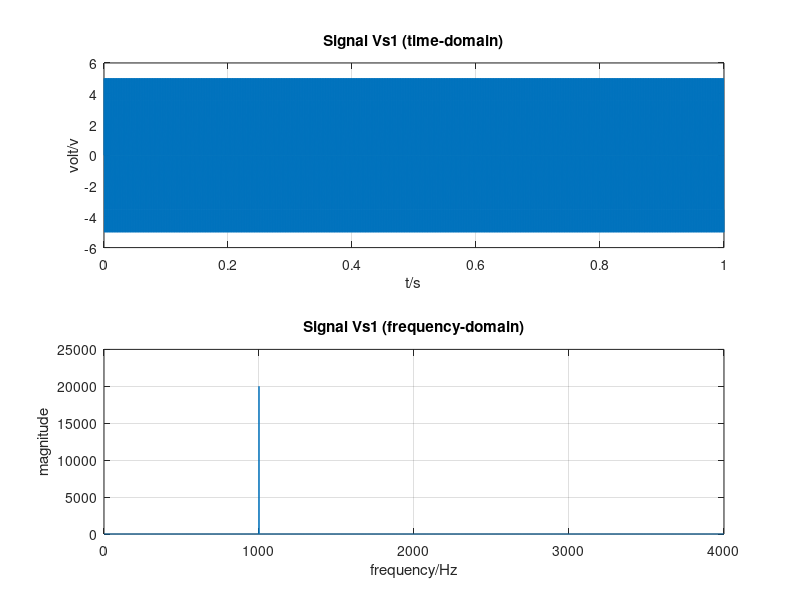

This figure's MATLAB source: (Note: this script raises an error after producing the figure.)
close all; clear all;

%% Generate signal Vs1
% parameter
fs = 8000;                                                                  % sampling frequency in Hz
f = 1000;                                                                   % frequency of signal Vs1 in Hz
A = 5;                                                                      % amplitude of signal Vs1 in watts
t = 0:1/fs:1-1/fs;                                                          % length of x-axis

% generate signal Vs1
Vs1 = A*sin(2*pi*f*t);                                                      

% plot Vs1 in time domain
figure;
subplot(2,1,1);
plot(t, Vs1);
title('Signal Vs1 (time-domain)');
xlabel('t/s'); ylabel('volt/v'); grid on;

% plot Vs1 in frequency domain
N = length(Vs1);                                                            % length of signal Vs1
fftVs1 = fft(Vs1);                                                         
fax_Hz = (0:N-1)*(fs/N);                                                    % frequency axis
subplot(2,1,2);
plot(fax_Hz(1:ceil(N/2)), abs(fftVs1(1:ceil(N/2))));                        % plot single sided frequency spectrum
title('Signal Vs1 (frequency-domain)');
xlabel('frequency/Hz'); ylabel('magnitude'); grid on;

%% Amplifier A1
% parameter
G1 = 10;                                                                    % gain in dB
Ph1 = 45;                                                                   % added phase in 
Vn1 = -10;                                                                    % added noise in dB

% add phase
Ph1 = Ph1*pi/180;                                                           % convert degree to rad
Vs1 = A*sin(2*pi*f*t+Ph1);                                                  % add phase to signal Vs1

% add noise
sigPower = sum(Vs1.^2)/N;                                                   % calculate signal Vs1 power in watt
sigPower = 10*log10(sigPower);                                              % convert signal power from watt to dB
noisePower = 10^(Vn1/10);                                                   % calculate noise power in watt
ampNoise = sqrt(noisePower)*randn(1,N);                                     % generate noise signal
SNR = snr(Vs1, ampNoise);                                                   % calculate SNR in dB
Amp1 = Vs1+ampNoise;                                                        % add amplifier noise to signal Vs1

% add gain
G1 = 10^(G1/20);                                                            % convert voltage gain from dB to linear
Amp1 = Amp1.* G1;                                                           % amplify signal Vs1

% plot output of amplifier A1 in time domain
figure;
subplot(3,1,1);
plot(t,Amp1); hold on;
% plot(t,ampNoise); hold on;
% plot(t,Vs1); hold on;
title('Output of amplifier A1(time-domain)');
xlabel('t/s'); ylabel('volt/v'); grid on;

% plot output of amplifier A1 in frequency domain
fftA1 = fft(Amp1);                                                         
subplot(3,1,2);
plot(fax_Hz(1:ceil(N/2)), abs(fftA1(1:ceil(N/2))));                         % plot single sided frequency spectrum
title('Output of amplifier A1(frequency-domain)');
xlabel('frequency/Hz'); ylabel('magnitude'); grid on;

% plot power spectrum of output of amplifier A1
absfftA1 = abs(fftA1);                                                      
powerAmp1 = absfftA1.^2/(N);
subplot(3,1,3);
plot(fax_Hz(1:ceil(N/2)) ,10*log10(powerAmp1(1:ceil(N/2)))); grid on;       % plot power spectrum in dB
title('Output of amplifier A1(power spectrum)');
xlabel('frequency/Hz'); ylabel('power/dB'); grid on;

%% Adjust SNR
